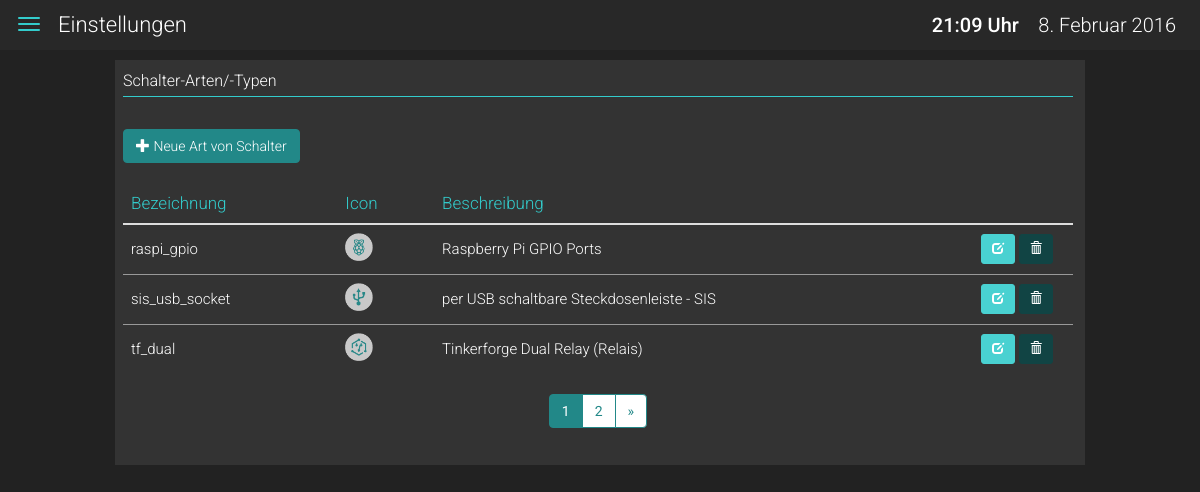
The page /html-frontend/settings/switches.php?page_switch_types=1 on the database its author committed.
### tables this page shows
CREATE TABLE `switch_types` (
  `id` int(11) NOT NULL AUTO_INCREMENT,
  `title` varchar(25) DEFAULT NULL,
  `description` varchar(60) DEFAULT NULL,
  `icon` varchar(25) DEFAULT NULL,
  PRIMARY KEY (`id`)
);

### html-frontend/includes/switch_types.data.inc.php (called while the page is built, shortened)
<?php
class DataSwitchTypes{
	private $conn;
	public function __construct($db){
		$this->conn = $db;
	}
	function readAll($page_clients, $frn, $rpp){
		$query = "SELECT
			switch_types.id AS switch_types_id,
			switch_types.title AS switch_types_title,
			switch_types.description AS switch_types_description,
			switch_types.icon AS switch_types_icon
			FROM switch_types
			ORDER BY switch_types.title ASC LIMIT {$frn}, {$rpp}";
		$stmt = $this->conn->prepare( $query );
		$stmt->execute();
		return $stmt;
	}
	public function countAll(){
		$stmt = $this->conn->prepare( "SELECT id FROM switch_types" );
		$stmt->execute();
		$num = $stmt->rowCount();
		return $num;
	}
}
?>

### html-frontend/settings/switches.php (the view, shortened to what this page needs)
<?php
	include_once '../includes/switch_types.data.inc.php';
	$records_per_page = 3;
    if (isset($_GET['page_switch_types'])) {
        $page_switch_types = $_GET['page_switch_types'];
    } else {
        $page_switch_types = 1;
    }
	$database = new Config();
	$db = $database->getConnection();
	$switch_types = new DataSwitchTypes($db);
	$data_switch_types = $switch_types->readAll($page_switch_types, (($records_per_page * $page_switch_types) - $records_per_page), $records_per_page);
	$num_switch_types = $data_switch_types->rowCount();
?>
<!DOCTYPE html>
<html lang="de">
    <head>
    	<link href="../css/bootstrap.css" rel="stylesheet" type="text/css">
        <link href="../css/addons/swiper.min.css" rel="stylesheet" type="text/css">
        <link href="../css/base.css" rel="stylesheet" type="text/css">
        <link href="../css/forms.css" rel="stylesheet" type="text/css">
    </head>
    <body>
        <?php
            $site_name = "Einstellungen";
            include_once '../includes/navbar-top.php';
        ?>
        <div id="wrapper">
			<div id="content-wrapper">
                <section class="container">
                    <div class="row">
                        <div class="col-xs-12 col-sm-offset-1 col-sm-10 col-md-offset-0 col-md-12 col-lg-offset-1 col-lg-10 widget-space">
                            <div class="swiper-container">
                                <div class="swiper-wrapper">
                                    <div class="swiper-slide">
                                        <article class="first-widget">
                                            <div class="row">
                                                <div class="col-xs-12">
                                                    <h2>Schalter-Arten/-Typen</h2>
                                                </div>
                                            </div>
                                            <hr>
                                            <div class="row no_padding no_margin">
                                                <div class="col-xs-12 col-lg-offset-1 col-lg-10 no_padding">
                                                    <div class="row">
                                                        <div class="col-xs-12 text-switch-center-left">
                                                            <a class="btn btn-primary btn-big-margin" href="switch_type_update.php" role="button"><span class='glyphicon glyphicon-plus' aria-hidden='true'></span>  Neue Art von Schalter</a>
                                                        </div>
                                                    </div>
                                                    <div class="row">
                                                        <div class="col-xs-12">
                                                            <table class="table text-left scheduler">
                                                                <thead>
                                                                    <tr>
                                                                        <th>Bezeichnung</th>
                                                                        <th>Icon</th>
                                                                        <th class="hidden-xs">Beschreibung</th>
                                                                        <th></th>
                                                                    </tr>
                                                                </thead>
                                                                <?php
                                                                    if($num_switch_types>0){
                                                                        echo "<tbody>";
                                                                        while ($row_switch_types = $data_switch_types->fetch(PDO::FETCH_ASSOC)){
                                                                            extract($row_switch_types);
                                                                            echo "<tr>";
                                                                            echo "<td>".$switch_types_title."</td>";
                                                                            echo "<td><img src='../img/icons/".$switch_types_icon."'></td>";
                                                                            echo "<td>".$switch_types_description."</td>";
                                                                            echo "<td width='100px'><a class='btn btn-warning btn-sm' href='switch_type_update.php?id={$switch_types_id}' role='button'><span class='glyphicon glyphicon-edit' aria-hidden='true'></span></a> <a class='btn btn-danger btn-sm' href='switch_type_delete.php?id={$switch_types_id}' role='button'><span class='glyphicon glyphicon-trash' aria-hidden='true'></span></a></td>";
                                                                            echo "</tr>";
                                                                        }
                                                                        echo "</tbody>";
                                                                    }
                                                                ?>
                                                            </table>
                                                        </div>
                                                    </div>
                                                    <div class="row">
                                                        <div class="col-xs-12">
                                                            <?php
                                                                if($num_switch_types>0){
                                                                    $page_switch_types_dom = "switches.php";
                                                                    include_once '../includes/switch_types.pagination.inc.php';
                                                                } else {
                                                                    echo "<br>";
                                                                    echo "<p>Keine Daten vorhanden</p>";
                                                                }
                                                            ?>
                                                        </div>
                                                    </div>
                                                </div>
                                            </div>
                                        </article>
                                    </div>
                                </div>
                            </div>
                        </div>
                    </div>
                </section>
            </div>
		</div>
    </body>
</html>

### html-frontend/includes/navbar-top.php
<nav class="navbar-inverse navbar-fixed-top">
    <div class="row">
        <div class="col-xs-12 col-sm-6">
            <a href="#menu-toggle" class="navbar-toggle" id="menu-toggle">
                <span class="icon-bar"></span>
                <span class="icon-bar"></span>
                <span class="icon-bar"></span>
            </a>
            <h1 class="no_margin"><?php echo $site_name; ?></h1>
        </div>
        <div class="hidden-xs col-sm-6 text-right">
            <?php
                $monate = array(1=>"Januar", 2=>"Februar", 3=>"März", 4=>"April", 5=>"Mai", 6=>"Juni", 7=>"Juli", 8=>"August", 9=>"September", 10=>"Oktober", 11=>"November", 12=>"Dezember");
                $datum = date("j") . ". " . $monate[date("n")] . " " . date("Y");
            ?>
            <span id="anzeige_uhrzeit"><?php echo date('H:i'); ?> Uhr</span> <span id="anzeige_datum"><?php echo $datum; ?></span>
        </div>
    </div>
</nav>

### html-frontend/includes/switch_types.pagination.inc.php (shortened to what this page needs)
<?php
	echo "<nav><ul class='pagination'>";
	$total_rows = $switch_types->countAll();
	$total_pages = ceil($total_rows / $records_per_page);
	$range = 2;
	$initial_num = $page_switch_types - $range;
	$condition_limit_num = ($page_switch_types + $range)  + 1;
	for ($x=$initial_num; $x<$condition_limit_num; $x++) {
		if (($x > 0) && ($x <= $total_pages)) {
			if ($x == $page_switch_types) {
				echo "<li class='active'><a href=\"#\">$x</a></li>";
			}
			else {
				echo "<li><a href='{$page_switch_types_dom}?page_switch_types=$x'>$x</a></li>";
			}
		}
	}
	if($page_switch_types<$total_pages){
		echo "<li><a href='" .$page_switch_types_dom . "?page_switch_types={$total_pages}' title='Last page is {$total_pages}.'>";
			echo "»";
		echo "</a></li>";
	}
	echo "</ul></nav>";
?>

### html-frontend/css/base.css (style rules this page uses)
* { font-family: 'Roboto', sans-serif; }
body { padding-top: 50px; background: #222; }
hr { border-color: #3CC; margin-top: 6px; margin-right: 0px; margin-bottom: 12px; margin-left: 0px; }
h1,h2,h3,h4,h5,p { color:#FFF; font-weight:300; }
h1 { font-size: 20px; line-height: 50px; vertical-align: middle; }
h2 { text-align: center; font-size: 12px; margin:0px; }
@media (min-width: 768px) { h1 { font-size: 22px; line-height: 50px; } }
@media (min-width: 768px) { h2 { font-size: 16px; text-align: left; } }
.container { width: 100%; margin-bottom: 10px; }
@media (min-width: 768px) { .container { margin-bottom: 20px; } }
.first-widget, .second-widget, .title-widget { text-align: center; vertical-align: middle; }
.first-widget { background: #333333; }
article { padding-top: 12px; padding-right: 12px; padding-bottom: 12px; padding-left: 8px; }
.widget-space { padding: 0px; }
@media (min-width: 768px) { .first-widget, .second-widget { background:#333333; } }
@media (min-width: 768px) { .widget-space { padding-top: 10px; padding-left: 5px; padding-right: 5px; } }
table.scheduler { border-style: none !important; border-width: 0px !important; margin:0px; }
table.scheduler td { font-weight:300; font-size: 13px; color: #FFF; border-top-color: #999 !important; border-top-width: 1px; border-bottom-width: 0px; vertical-align: middle !important; }
table.scheduler th { font-weight:300; font-size: 16px; color: #3CC; }
table.scheduler img { height: 28px; width: 28px; margin-right: 8px; margin-bottom: 5px; }
@media (min-width:768px) { table.scheduler td { font-size: 15px; } }
@media (min-width:768px) { table.scheduler th { font-size: 17px; } }
.no_padding { padding: 0px; }
.no_margin { margin: 0px; }
.text-switch-center-left { text-align: center; }
@media (min-width: 768px) { .text-switch-center-left { text-align: left; } }
.btn { font-weight:300; }
.btn-primary, .btn-primary:hover, .btn-primary:link, .btn-primary:focus, .btn-primary:active, .btn-primary.active { background-color: #288 !important; border-color: #288 !important; }
.btn-warning, .btn-warning:hover, .btn-warning:link, .btn-warning:focus, .btn-warning:active, .btn-warning.active { background-color: #49D1D1 !important; border-color: #49D1D1 !important; }
.btn-danger, .btn-danger:hover, .btn-danger:link, .btn-danger:focus, .btn-danger:active, .btn-danger.active { background-color: #144 !important; border-color: #144 !important; }
.btn-big-margin { margin-top: 8px; margin-bottom: 8px; margin-left: 0px; margin-right: 0px; }
@media (min-width: 768px) { .btn-big-margin { margin-top: 20px; margin-bottom: 20px; } }
.pagination a, .pagination a:hover, .pagination a:link, .pagination a:focus { background-color: #FFF; border: 1px solid #288 !important; color: #288; }
.pagination .active a, .pagination .active a:hover, .pagination .active a:link, .pagination .active a:focus { background-color: #288; border: 1px solid #288 !important; color: #FFF; }
.swiper-slide, .extra_padding { padding: 0px; }
@media (min-width: 768px) { .swiper-slide, .extra_padding { padding-left: 10px; padding-right: 10px; } }

### html-frontend/css/navigation.css (style rules this page uses)
#wrapper { padding-left: 0; -webkit-transition: all 0.5s ease; -moz-transition: all 0.5s ease; -o-transition: all 0.5s ease; transition: all 0.5s ease; }
#content-wrapper { width: 100%; position: absolute; padding: 0px; }
.navbar-toggle { border:1px none transparent; float:left; margin:8px; }
.navbar-fixed-top { background-color: #282828; }
.navbar-fixed-top .navbar-toggle .icon-bar { background-color:#3CC; }
#anzeige_uhrzeit { font-size: 20px; font-weight: 500; color: #FFF; padding-right: 16px; line-height: 50px; vertical-align: middle; }
#anzeige_datum { font-size: 20px; font-weight: 300; color: #FFF; padding-right: 24px; line-height: 50px; vertical-align: middle; }
@media (min-width:768px) { .navbar-toggle { display:inline } }

### rows shown on the page
switch_types: title "raspi_gpio", icon (picture), description "Raspberry Pi GPIO Ports"
switch_types: title "sis_usb_socket", icon (picture), description "per USB schaltbare Steckdosenleiste - SIS"
switch_types: title "tf_dual", icon (picture), description "Tinkerforge Dual Relay (Relais)"

### other values the page prints
$site_name "Einstellungen"
